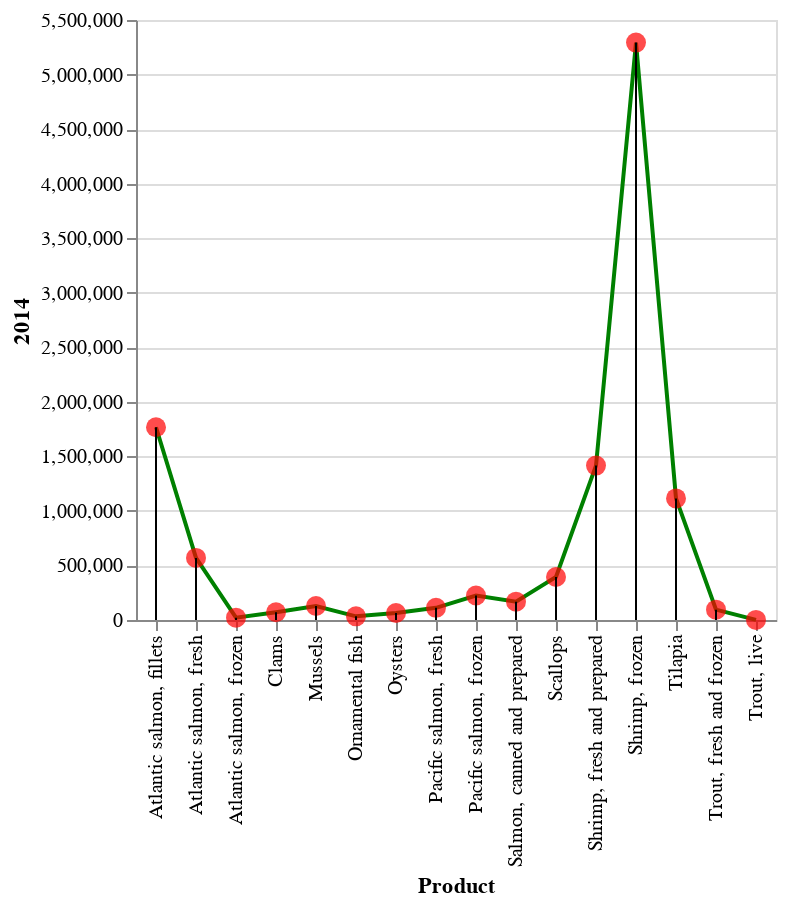

Here is the notebook cell this chart was saved with:
### Markdown cell above
Another example of multiple items added together to make a plot, this time done done a slightly different way by starting the 'Chart' and noting which data is to be used, but then adding the marks encoding the data in a separate line.

### Code cell
# This code creates a layered chart using the fish DataFrame. It first encodes the 'Product' column to the x-axis
# and the '2014' column to the y-axis. Then, it layers different marks: a green line, red circles, and a rule.
# This combination provides a comprehensive view of the data for 2014.
plt = alt.Chart(fish).encode(
    x='Product',
    y='2014'
)

# Adds a green line connecting data points, illustrating trends or changes across 'Product' categories.
# Overlays red circles on each data point.
# By default, mark_rule() creates vertical or horizontal lines spanning the axis
plt.mark_line(color='green') + plt.mark_circle(size=100, color='red') + plt.mark_rule()

### Figure 1 — Vega-Lite specification as saved in the notebook (floating-point values rounded to 4 significant figures)
{"config": {"view": {"continuousWidth": 300, "continuousHeight": 300}}, "layer": [{"mark": {"type": "line", "color": "green"}, "encoding": {"x": {"field": "Product", "type": "nominal"}, "y": {"field": "2014", "type": "quantitative"}}}, {"mark": {"type": "circle", "color": "red", "size": 100}, "encoding": {"x": {"field": "Product", "type": "nominal"}, "y": {"field": "2014", "type": "quantitative"}}}, {"mark": {"type": "rule"}, "encoding": {"x": {"field": "Product", "type": "nominal"}, "y": {"field": "2014", "type": "quantitative"}}}], "data": {"name": "data-f541a6179af65bc43b7b60bcdd80dcb9"}, "$schema": "https://vega.github.io/schema/vega-lite/v5.8.0.json", "datasets": {"data-f541a6179af65bc43b7b60bcdd80dcb9": [{"Product": "Trout, fresh and frozen", "2014": 95010.0, "2015": 104800.0, "2016": 121000.0, "2017": 135200.0, "2018": 164700.0}, {"Product": "Atlantic salmon, fresh", "2014": 568900.0, "2015": 658800.0, "2016": 842600.0, "2017": 948900.0, "2018": 1036000.0}, {"Product": "Pacific salmon, fresh ", "2014": 111500.0, "2015": 69980.0, "2016": 80010.0, "2017": 70730.0, "2018": 90320.0}, {"Product": "Atlantic salmon, frozen", "2014": 21460.0, "2015": 16360.0, "2016": 24230.0, "2017": 22490.0, "2018": 20200.0}, {"Product": "Pacific salmon, frozen ", "2014": 224300.0, "2015": 239000.0, "2016": 246200.0, "2017": 302300.0, "2018": 360700.0}, {"Product": "Atlantic salmon, fillets", "2014": 1767000.0, "2015": 1503000.0, "2016": 1795000.0, "2017": 2160000.0, "2018": 2369000.0}, {"Product": "Salmon, canned and prepared ", "2014": 167800.0, "2015": 175400.0, "2016": 166500.0, "2017": 195400.0, "2018": 198000.0}, {"Product": "Tilapia ", "2014": 1114000.0, "2015": 980700.0, "2016": 754800.0, "2017": 674500.0, "2018": 686900.0}, {"Product": "Shrimp, frozen", "2014": 5293000.0, "2015": 4151000.0, "2016": 4458000.0, "2017": 5064000.0, "2018": 4728000.0}, {"Product": "Shrimp, fresh and prepared ", "2014": 1415000.0, "2015": 1284000.0, "2016": 1246000.0, "2017": 1480000.0, "2018": 1509000.0}, {"Product": "Oysters ", "2014": 64190.0, "2015": 72020.0, "2016": 74460.0, "2017": 77820.0, "2018": 87710.0}, {"Product": "Mussels ", "2014": 128400.0, "2015": 114300.0, "2016": 119900.0, "2017": 121800.0, "2018": 102700.0}, {"Product": "Clams ", "2014": 71340.0, "2015": 71410.0, "2016": 73060.0, "2017": 72420.0, "2018": 79220.0}, {"Product": "Scallops ", "2014": 394400.0, "2015": 350200.0, "2016": 328500.0, "2017": 264500.0, "2018": 243600.0}, {"Product": "Trout, live", "2014": 800.3, "2015": 1054.0, "2016": 1082.0, "2017": 1152.0, "2018": 1635.0}, {"Product": "Ornamental fish", "2014": 33730.0, "2015": 33780.0, "2016": 38790.0, "2017": 40050.0, "2018": 45250.0}]}}
